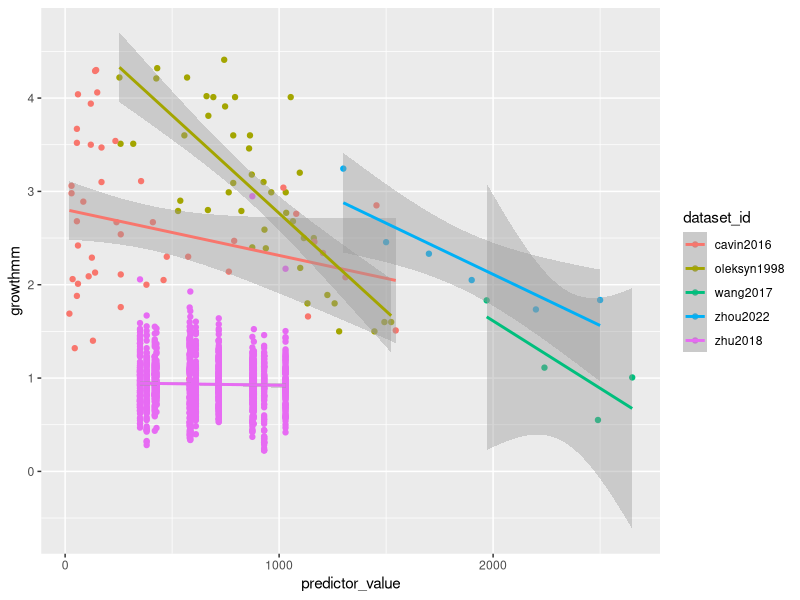
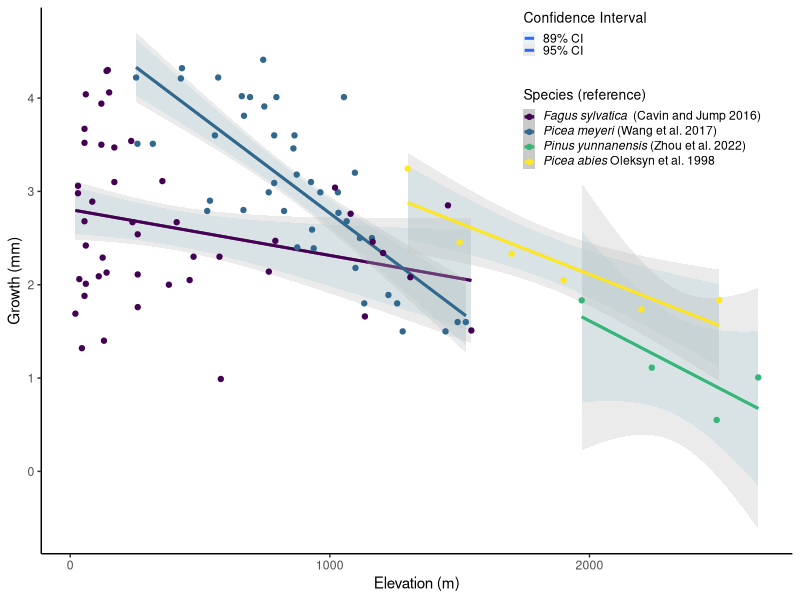

The R script that drew these images, in order: (Note: this script raises an error after producing the figures.)
## Started 28 August 2023 ##
## By Lizzie so far ##

# housekeeping
rm(list=ls()) 
options(stringsAsFactors=FALSE)

# Setting working directory. Add in your own path in an if statement for your file structure
if(length(grep("lizzie", getwd())>0)) { 
  setwd("~/Documents/git/projects/grephon/grephon/analyses/growthxelevationetc")
} else if (length(grep("ailene", getwd()))>0) {
  setwd("boomboom")
} else if (length(grep("britanywuuu", getwd()))>0) {
  setwd("~/Documents/ubc/year5/TemporalEcologyLab/grephon/analyses/growthxelevationetc")
}

# packages
library(ggplot2)
library(viridis)
library(dplyr)
# get the data
d <- read.csv("input/classicalrefs_datascraped.csv")

# fix the growth in cm and make error numeric, or 0
d$growthmm <- d$growth_value
d$growthmm[which(d$growth_units=="cm/yr-1")] <- d$growth_value[which(d$growth_units=="cm/yr-1")]*10
d$error <- as.numeric(d$growth_errorvalue)
d$error[which(is.na(d$error)==TRUE)] <- 0

# subset to elevation-ish
unique(d$predictor_type)
delev <- subset(d, predictor_type!="latitude")
dlat <- subset(d, predictor_type=="latitude")


# one study (huang2010) has multiple species
table(d$species, d$dataset_id)

ggplot(delev, aes(x=predictor_value, y=growthmm, color=dataset_id)) +
    geom_point() +
    geom_smooth(method="lm")

# zhu2018 seems weird, but I think latitude may also vary with elevation according to Table 1?
# Will confirm and for now remove ...

delevsm <- subset(delev, dataset_id!="zhu2018")


ggplot(delevsm, aes(x=predictor_value, y=growthmm, color=species)) +
  geom_smooth(method = "lm", level = 0.89, aes(group = species, fill = "89% CI"), alpha = 0.3) +  # 89% CI
  geom_smooth(method = "lm", level = 0.95, aes(group = species, fill = "95% CI"), alpha = 0.3) +  # 95% CI
  geom_point() +
  scale_color_viridis_d(option = "viridis", name = "Species (reference)", 
  labels = c(expression(italic("Fagus sylvatica") ~ " (Cavin and Jump 2016)"), 
             expression(italic("Picea meyeri") ~ "(Wang et al. 2017)"),
             expression(italic("Pinus yunnanensis") ~ "(Zhou et al. 2022)"),
             expression(italic("Picea abies") ~ "Oleksyn et al. 1998"))) +
  scale_fill_manual(name = "Confidence Interval", values = c("89% CI" = "lightblue", "95% CI" = "grey")) +
  xlab("Elevation (m)") +
  ylab("Growth (mm)") +
  theme_classic() +
  theme(legend.position = c(0.8,0.85), 
        legend.key.size = unit(0.3, "cm"), 
        legend.text.align = 0,
        legend.title = element_text(size = 10))
ggsave("output/growthbyelevation_plot.pdf", dpi = 300)

  

# Hmm, the error we do have seems big
ggplot(delevsm, aes(x=predictor_value, y=growthmm, color=species, ymin = growthmm-error, ymax = growthmm + error)) +
    geom_point() +
    geom_errorbar(width = 0.2) +
    geom_smooth(method="lm")

# Latitude
ggplot(dlat, aes(x=predictor_value, y=growthmm, color=species)) +
    geom_smooth(method="lm", aes(group = species)) +
  geom_point() +
  scale_color_viridis_d(option = "viridis", name = "Species") +
  xlab("Elevation (m)") +
  ylab("Growth (mm)") +
  scale_x_continuous(breaks = seq(46, 54.5, by = 2))+
  ylim(c(0,3.2)) +
  theme(legend.position = c(0.8,0.85), 
        legend.key.size = unit(0.2, "cm"), 
        legend.text = element_text(face = "italic"),
        legend.title = element_text(size = 10))
